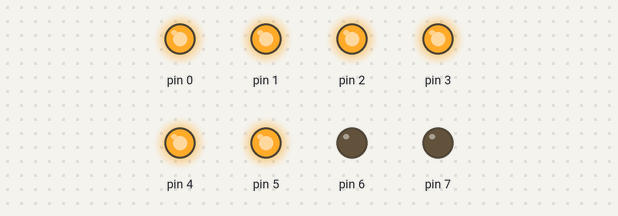
The sketch below on a simulated Arduino Uno, built with avr-gcc and run on an emulated ATmega328P. On the bench: output pins drawn as LEDs (lit = HIGH).

Above: at 0.5 s.
At 1.5 s:
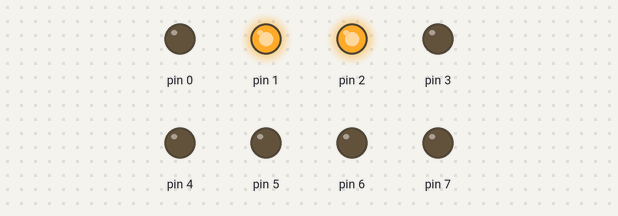
Timing chart, 0 to 3.0 s (numbered marks = the images above):
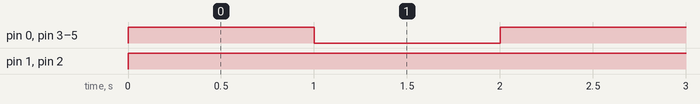

Measured:
- by itself, pin 0, pin 3–5: alternates HIGH for 1.0 s and LOW for 1.0 s
- by itself, pin 1, pin 2: LOW → HIGH at 0.00 s

The sketch:

sketch_jun09a.ino
```cpp
int array1[]={0x3f,0x06};
void setup() {
  // put your setup code here, to run once:
DDRD=0xFF;
}

void loop() {
  // put your main code here, to run repeatedly:
int i;
  for(i=0;i<2;i++){

  PORTD=array1[i];
  delay(1000);

  }

}
```
